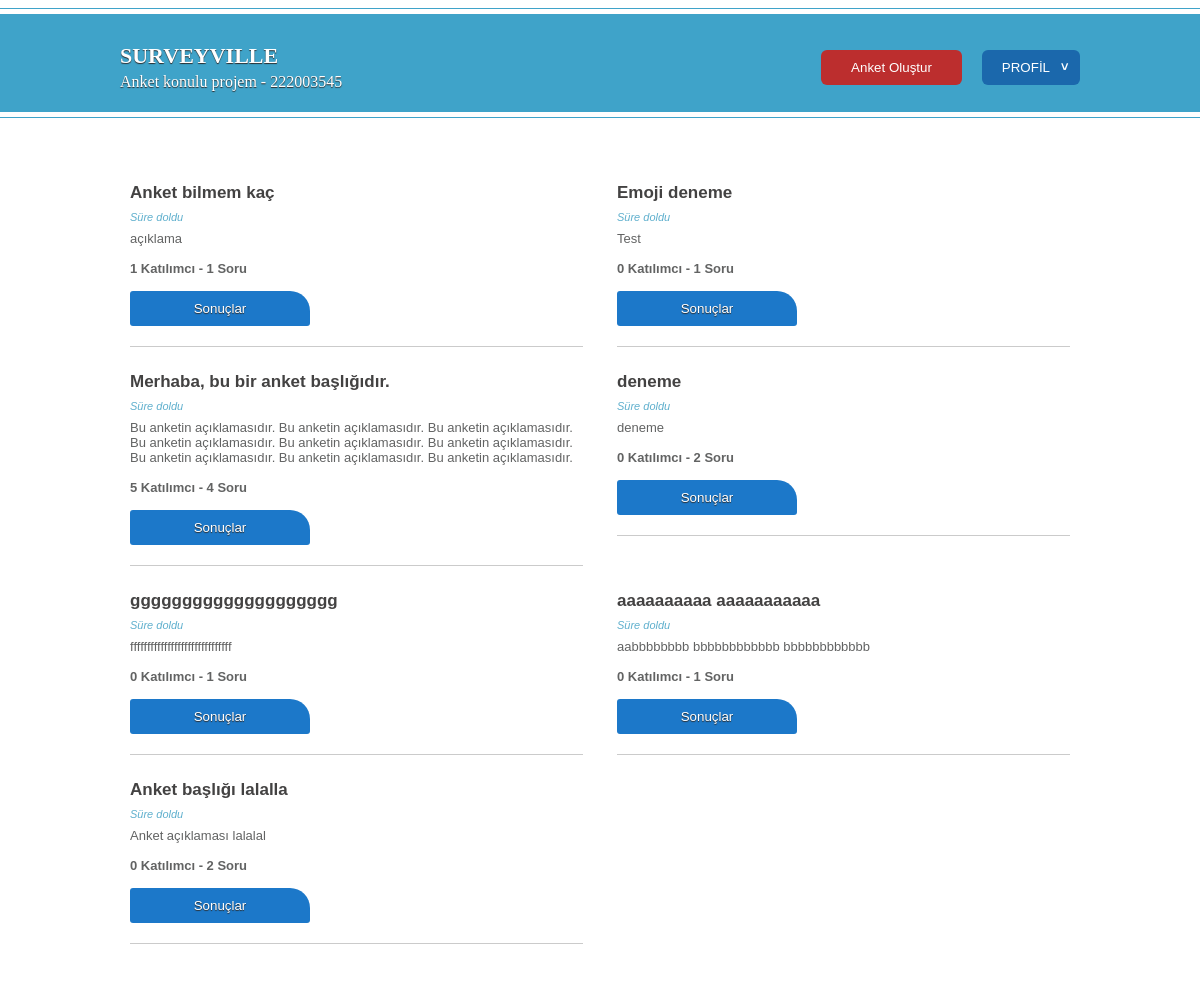
/surveyville/mysurveys/ (signed in), run on the app's committed database.
### surveyville/models.py (models this page shows)
class Survey(models.Model):
    s_title = models.CharField(max_length=255)
    s_text = models.CharField(max_length=255)
    create_date = models.DateField()
    expire_date = models.DateField()
    user_FK = models.ForeignKey(Account, on_delete=models.CASCADE)

### surveyville/views.py (the view)
# urls.py: path('mysurveys/', views.mysurveys, name='mysurveys'),
def mysurveys(request):
    if request.user.is_authenticated:
        surveyposts = Survey.objects.filter(user_FK_id=request.user.id).annotate(participations=Count('question__answer__vote__user_FK_id', distinct=True), questioncount=Count('question__id', distinct=True)).order_by('-id')
        context = {}
        context['surveys'] = surveyposts
        context['today'] = date.today()
        context['user'] = request.user
        return render(
            request,
            'mysurveys.html',
            context
        )
    else:
        redirect('index')

### surveyville/templates/mysurveys.html (shortened to what this page needs)
{% extends "template_1.html" %}
{% load static %}
{% block content %}
{% if surveys|length > 0%}
<div class="long_text_layout long_text_col_2 gallery">
    <ul class="survey_ul">
        {% for survey in surveys %}
        <li>
            <div class="desc">
                <h5>{{survey.s_title}}</h5>
                <span class="expire_date">
                    {% if today < survey.expire_date %}
                    Kalan süre: {{ today|timesince:survey.expire_date }}
                    {% else %}
                    Süre doldu
                    {% endif %}
                </span>
                <p>{{survey.s_text}}</p>
                <p><b>{{survey.participations}} Katılımcı - {{survey.questioncount}} Soru</b></p>
                <input type="button" value="Sonuçlar" class="anket-btn" onclick="location.href='{% url 'surveyresult' survey.id %}'">
            </div>
        </li>
        {% endfor %}
    </ul>
</div>
{%else%}
<div class="ms-wraper">
    <span>Anketiniz bulunmamaktadır<span>
<div>
{%endif%}
{% endblock content %}

### surveyville/static/css/style.css (style rules this page uses)
.survey_ul li { border-bottom: 1px solid rgb(56, 56, 56); }
.expire_date { color: #5eafcd; font-size: 11px; font-weight: normal; font-style: italic; display: block; padding: 8px 0 8px 0; }
.anket-btn { border: none; outline: none; border-radius: 3px 20px 3px 3px; width: 180px; background-color: rgb(28, 120, 201); text-shadow: #2c2c2c 0 1px 1px; color: #fff; padding: 10px 0; cursor: pointer; transition: 0.3s all; }

### data on the page
Survey: s_title "Anket bilmem kaç", expire_date "Süre doldu", s_text "açıklama", participations "1", questioncount "1", id "Sonuçlar"
Survey: s_title "Emoji deneme", expire_date "Süre doldu", s_text "Test", participations "0", questioncount "1", id "Sonuçlar"
Survey: s_title "Merhaba, bu bir anket başlığıdır.", expire_date "Süre doldu", s_text "Bu anketin açıklamasıdır. Bu anketin açıklamasıdır. Bu anketin açıklamasıdır. Bu anketin açıklamasıdır. Bu anketin açıklamasıdır. Bu anketin açıklamasıdır. Bu anketin açıklamasıdır. Bu anketin açıklamasıdır. Bu anketin açıklamasıdır.", participations "5", questioncount "4", id "Sonuçlar"
Survey: s_title "deneme", expire_date "Süre doldu", s_text "deneme", participations "0", questioncount "2", id "Sonuçlar"
Survey: s_title "gggggggggggggggggggg", expire_date "Süre doldu", s_text "ffffffffffffffffffffffffffffff", participations "0", questioncount "1", id "Sonuçlar"
Survey: s_title "aaaaaaaaaa aaaaaaaaaaa", expire_date "Süre doldu", s_text "aabbbbbbbb bbbbbbbbbbbb bbbbbbbbbbbb", participations "0", questioncount "1", id "Sonuçlar"
Survey: s_title "Anket başlığı lalalla", expire_date "Süre doldu", s_text "Anket açıklaması lalalal", participations "0", questioncount "2", id "Sonuçlar"
